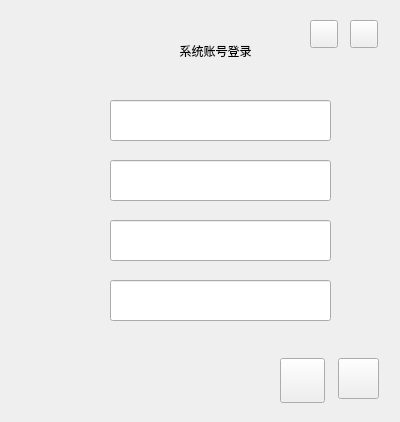
<?xml version="1.0" encoding="UTF-8"?>
<ui version="4.0">
 <class>SignInForm</class>
 <widget class="QWidget" name="SignInForm">
  <property name="geometry">
   <rect>
    <x>0</x>
    <y>0</y>
    <width>400</width>
    <height>422</height>
   </rect>
  </property>
  <property name="windowTitle">
   <string>Form</string>
  </property>
  <widget class="QWidget" name="loginwidget" native="true">
   <property name="geometry">
    <rect>
     <x>70</x>
     <y>20</y>
     <width>61</width>
     <height>61</height>
    </rect>
   </property>
  </widget>
  <widget class="QLabel" name="UserName">
   <property name="geometry">
    <rect>
     <x>60</x>
     <y>102</y>
     <width>35</width>
     <height>35</height>
    </rect>
   </property>
   <property name="text">
    <string/>
   </property>
  </widget>
  <widget class="QLabel" name="Password">
   <property name="geometry">
    <rect>
     <x>60</x>
     <y>223</y>
     <width>35</width>
     <height>35</height>
    </rect>
   </property>
   <property name="text">
    <string/>
   </property>
  </widget>
  <widget class="QLabel" name="Email">
   <property name="geometry">
    <rect>
     <x>60</x>
     <y>280</y>
     <width>35</width>
     <height>35</height>
    </rect>
   </property>
   <property name="text">
    <string/>
   </property>
  </widget>
  <widget class="QLineEdit" name="EmailEdit">
   <property name="geometry">
    <rect>
     <x>110</x>
     <y>280</y>
     <width>221</width>
     <height>41</height>
    </rect>
   </property>
   <property name="styleSheet">
    <string notr="true">font: 10pt &quot;HarmonyOS Sans SC&quot;;</string>
   </property>
  </widget>
  <widget class="QLineEdit" name="PhoneNumEdit">
   <property name="geometry">
    <rect>
     <x>110</x>
     <y>160</y>
     <width>221</width>
     <height>41</height>
    </rect>
   </property>
   <property name="styleSheet">
    <string notr="true">font: 10pt &quot;HarmonyOS Sans SC&quot;;</string>
   </property>
  </widget>
  <widget class="QLineEdit" name="PasswordEdit">
   <property name="geometry">
    <rect>
     <x>110</x>
     <y>220</y>
     <width>221</width>
     <height>41</height>
    </rect>
   </property>
   <property name="styleSheet">
    <string notr="true">font: 10pt &quot;HarmonyOS Sans SC&quot;;</string>
   </property>
  </widget>
  <widget class="QLineEdit" name="NameEdit">
   <property name="geometry">
    <rect>
     <x>110</x>
     <y>100</y>
     <width>221</width>
     <height>41</height>
    </rect>
   </property>
   <property name="styleSheet">
    <string notr="true">font: 10pt &quot;HarmonyOS Sans SC&quot;;</string>
   </property>
  </widget>
  <widget class="QLabel" name="PhoneNum">
   <property name="geometry">
    <rect>
     <x>60</x>
     <y>162</y>
     <width>35</width>
     <height>35</height>
    </rect>
   </property>
   <property name="text">
    <string/>
   </property>
  </widget>
  <widget class="QPushButton" name="createBtn">
   <property name="geometry">
    <rect>
     <x>338</x>
     <y>358</y>
     <width>41</width>
     <height>41</height>
    </rect>
   </property>
   <property name="text">
    <string/>
   </property>
  </widget>
  <widget class="QWidget" name="backwidget" native="true">
   <property name="geometry">
    <rect>
     <x>0</x>
     <y>10</y>
     <width>391</width>
     <height>401</height>
    </rect>
   </property>
   <widget class="QPushButton" name="minisizeBtn">
    <property name="geometry">
     <rect>
      <x>310</x>
      <y>10</y>
      <width>28</width>
      <height>28</height>
     </rect>
    </property>
    <property name="text">
     <string/>
    </property>
   </widget>
   <widget class="QPushButton" name="closeBtn">
    <property name="geometry">
     <rect>
      <x>350</x>
      <y>10</y>
      <width>28</width>
      <height>28</height>
     </rect>
    </property>
    <property name="text">
     <string/>
    </property>
   </widget>
   <widget class="QLabel" name="LoginEdit">
    <property name="geometry">
     <rect>
      <x>130</x>
      <y>10</y>
      <width>171</width>
      <height>61</height>
     </rect>
    </property>
    <property name="styleSheet">
     <string notr="true">
font: 20pt &quot;黑体&quot;;
</string>
    </property>
    <property name="text">
     <string>系统账号登录</string>
    </property>
    <property name="alignment">
     <set>Qt::AlignCenter</set>
    </property>
   </widget>
   <widget class="QPushButton" name="returnLogBtn">
    <property name="geometry">
     <rect>
      <x>280</x>
      <y>348</y>
      <width>45</width>
      <height>45</height>
     </rect>
    </property>
    <property name="text">
     <string/>
    </property>
   </widget>
   <zorder>closeBtn</zorder>
   <zorder>minisizeBtn</zorder>
   <zorder>LoginEdit</zorder>
   <zorder>returnLogBtn</zorder>
  </widget>
  <zorder>backwidget</zorder>
  <zorder>loginwidget</zorder>
  <zorder>UserName</zorder>
  <zorder>Password</zorder>
  <zorder>Email</zorder>
  <zorder>EmailEdit</zorder>
  <zorder>PhoneNumEdit</zorder>
  <zorder>PasswordEdit</zorder>
  <zorder>NameEdit</zorder>
  <zorder>PhoneNum</zorder>
  <zorder>createBtn</zorder>
 </widget>
 <resources/>
 <connections/>
</ui>
